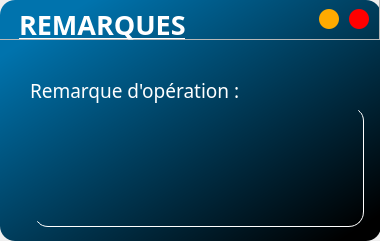
<?xml version="1.0" encoding="UTF-8"?>
<ui version="4.0">
 <class>efed</class>
 <widget class="QWidget" name="efed">
  <property name="windowModality">
   <enum>Qt::ApplicationModal</enum>
  </property>
  <property name="geometry">
   <rect>
    <x>0</x>
    <y>0</y>
    <width>380</width>
    <height>241</height>
   </rect>
  </property>
  <property name="windowTitle">
   <string>efed</string>
  </property>
  <widget class="QFrame" name="frame">
   <property name="geometry">
    <rect>
     <x>0</x>
     <y>0</y>
     <width>381</width>
     <height>241</height>
    </rect>
   </property>
   <property name="styleSheet">
    <string notr="true">QFrame#frame{
	border-radius:15px;
	background-color: qlineargradient(spread:pad, x1:0, y1:0, x2:1, y2:1, stop:0.116919 rgba(0, 115, 173, 255), stop:0.944118 rgba(0, 0, 0, 255));
	
}</string>
   </property>
   <property name="frameShape">
    <enum>QFrame::StyledPanel</enum>
   </property>
   <property name="frameShadow">
    <enum>QFrame::Raised</enum>
   </property>
   <widget class="QFrame" name="title_bar">
    <property name="geometry">
     <rect>
      <x>-1</x>
      <y>-1</y>
      <width>381</width>
      <height>41</height>
     </rect>
    </property>
    <property name="frameShape">
     <enum>QFrame::StyledPanel</enum>
    </property>
    <property name="frameShadow">
     <enum>QFrame::Raised</enum>
    </property>
    <widget class="QPushButton" name="mini">
     <property name="geometry">
      <rect>
       <x>320</x>
       <y>10</y>
       <width>20</width>
       <height>20</height>
      </rect>
     </property>
     <property name="font">
      <font>
       <pointsize>22</pointsize>
       <weight>75</weight>
       <bold>true</bold>
      </font>
     </property>
     <property name="styleSheet">
      <string notr="true">QPushButton{
	border:none;
	border-radius:10px;
	background-color: rgb(255, 170, 0);
}

QPushButton:hover{
	background-color: rgb(206, 137, 0);
}</string>
     </property>
     <property name="text">
      <string/>
     </property>
    </widget>
    <widget class="QLabel" name="label">
     <property name="geometry">
      <rect>
       <x>20</x>
       <y>10</y>
       <width>191</width>
       <height>31</height>
      </rect>
     </property>
     <property name="font">
      <font>
       <family>Mongolian Baiti</family>
       <pointsize>20</pointsize>
       <weight>75</weight>
       <italic>false</italic>
       <bold>true</bold>
       <underline>true</underline>
      </font>
     </property>
     <property name="styleSheet">
      <string notr="true">color: rgb(255, 255, 255);</string>
     </property>
     <property name="text">
      <string>REMARQUES</string>
     </property>
    </widget>
    <widget class="QPushButton" name="close_btn">
     <property name="geometry">
      <rect>
       <x>350</x>
       <y>10</y>
       <width>20</width>
       <height>20</height>
      </rect>
     </property>
     <property name="minimumSize">
      <size>
       <width>20</width>
       <height>20</height>
      </size>
     </property>
     <property name="maximumSize">
      <size>
       <width>20</width>
       <height>20</height>
      </size>
     </property>
     <property name="font">
      <font>
       <pointsize>11</pointsize>
       <weight>75</weight>
       <bold>true</bold>
      </font>
     </property>
     <property name="styleSheet">
      <string notr="true">QPushButton{
	border:none;
	border-radius:10px;
	background-color: rgb(255, 0, 0);
}

QPushButton:hover{
	background-color: rgb(211, 0, 0);
}</string>
     </property>
     <property name="text">
      <string/>
     </property>
    </widget>
   </widget>
   <widget class="QLabel" name="label_3">
    <property name="geometry">
     <rect>
      <x>100</x>
      <y>140</y>
      <width>191</width>
      <height>31</height>
     </rect>
    </property>
    <property name="font">
     <font>
      <family>Mongolian Baiti</family>
      <pointsize>11</pointsize>
      <weight>75</weight>
      <bold>true</bold>
     </font>
    </property>
    <property name="styleSheet">
     <string notr="true">color: rgb(255, 85, 0);</string>
    </property>
    <property name="text">
     <string/>
    </property>
   </widget>
   <widget class="QLabel" name="label_2">
    <property name="geometry">
     <rect>
      <x>30</x>
      <y>70</y>
      <width>311</width>
      <height>41</height>
     </rect>
    </property>
    <property name="font">
     <font>
      <family>Mongolian Baiti</family>
      <pointsize>14</pointsize>
      <weight>50</weight>
      <italic>false</italic>
      <bold>false</bold>
      <underline>false</underline>
     </font>
    </property>
    <property name="styleSheet">
     <string notr="true">color: rgb(255, 255, 255);</string>
    </property>
    <property name="text">
     <string>Remarque d'opération :</string>
    </property>
   </widget>
   <widget class="QTextEdit" name="motif">
    <property name="geometry">
     <rect>
      <x>33</x>
      <y>106</y>
      <width>331</width>
      <height>121</height>
     </rect>
    </property>
    <property name="font">
     <font>
      <family>Mongolian Baiti</family>
      <pointsize>14</pointsize>
     </font>
    </property>
    <property name="styleSheet">
     <string notr="true">background-color:transparent;
color: rgb(255, 255, 255);
border-bottom:1px solid rgb(255, 255, 255);
border-right:1px solid rgb(255, 255, 255);
border-radius:15px;
</string>
    </property>
    <property name="readOnly">
     <bool>true</bool>
    </property>
   </widget>
  </widget>
 </widget>
 <resources/>
 <connections/>
</ui>
